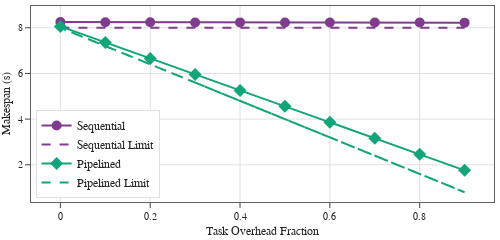
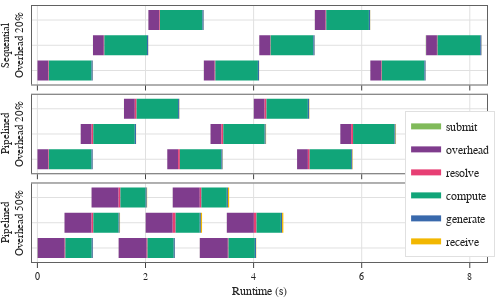

The cell these charts' notebook holds for them, in order:
### Markdown cell above
## Alderaan Testing Run

### Code cell
data = load_data(
    '../data/alderaan/0-task-pipelining/task-pipelining-2024-03-07-14-20-08',
)

trend_fig = create_trend_figure(data, dict(width=500, height=200))
timeline_fig = create_timeline_figure(data, dict(width=500, height=300))

trend_fig.show()
timeline_fig.show()

figure_dir = pathlib.Path('../figures/alderaan/')
figure_dir.mkdir(exist_ok=True)

trend_fig.write_image(figure_dir / '0-task-pipelining-trend.pdf')
timeline_fig.write_image(figure_dir / '0-task-pipelining-timeline.pdf')

### Figure 1 — Plotly figure (JSON) as saved in the notebook; plotly's stock layout.template omitted (floating-point values rounded to 4 significant figures)
{"data": [{"line": {"color": "rgb(127, 60, 141)"}, "marker": {"size": 10, "symbol": "circle"}, "mode": "lines+markers", "name": "Sequential", "type": "scatter", "x": [0, 0.8, 0.7, 0.4, 0.1, 0.5, 0.6, 0.2, 0.3, 0.9], "y": [8.25, 8.228, 8.228, 8.235, 8.242, 8.231, 8.228, 8.24, 8.234, 8.225]}, {"line": {"color": "rgb(127, 60, 141)", "dash": "dash"}, "mode": "lines", "name": "Sequential Limit", "type": "scatter", "x": [0, 0.8, 0.7, 0.4, 0.1, 0.5, 0.6, 0.2, 0.3, 0.9], "y": [8, 8, 8, 8, 8, 8, 8, 8, 8, 8]}, {"line": {"color": "rgb(17, 165, 121)"}, "marker": {"size": 10, "symbol": "diamond"}, "mode": "lines+markers", "name": "Pipelined", "type": "scatter", "x": [0.6, 0.8, 0.4, 0, 0.7, 0.9, 0.1, 0.2, 0.5, 0.3], "y": [3.868, 2.459, 5.258, 8.06, 3.158, 1.756, 7.359, 6.657, 4.568, 5.958]}, {"line": {"color": "rgb(17, 165, 121)", "dash": "dash"}, "mode": "lines", "name": "Pipelined Limit", "type": "scatter", "x": [0.6, 0.8, 0.4, 0, 0.7, 0.9, 0.1, 0.2, 0.5, 0.3], "y": [3.2, 1.6, 4.8, 8, 2.4, 0.8, 7.2, 6.4, 4, 5.6]}], "layout": {"height": 200, "legend": {"x": 0.01, "xanchor": "left", "y": 0.02, "yanchor": "bottom"}, "width": 500, "xaxis": {"autorange": true, "range": [-0.0655, 0.9655], "title": {"text": "Task Overhead Fraction"}, "type": "linear"}, "yaxis": {"autorange": true, "range": [0.3668, 9.031], "tickformat": ".0f", "title": {"text": "Makespan (s)"}, "type": "linear"}}}

### Figure 2 — Plotly figure (JSON) as saved in the notebook; plotly's stock layout.template omitted (floating-point values rounded to 4 significant figures)
{"data": [{"fill": "toself", "fillcolor": "rgb(128, 186, 90)", "hoverinfo": "name", "legendgroup": "rgb(128, 186, 90)", "mode": "none", "name": "submit", "showlegend": true, "type": "scatter", "x": [0, 0.001249, 0.001249, 0, 0, 1.027, 1.028, 1.028, 1.027, 1.027, 2.052, 2.054, 2.054, 2.052, 2.052, 3.078, 3.08, 3.08, 3.078, 3.078, 4.104, 4.105, 4.105, 4.104, 4.104, 5.132, 5.133, 5.133, 5.132, 5.132, 6.159, 6.16, 6.16, 6.159, 6.159, 7.186, 7.192, 7.192, 7.186], "xaxis": "x", "y": [1.6, 1.6, 2.4, 2.4, null, 0.6, 0.6, 1.4, 1.4, null, -0.4, -0.4, 0.4, 0.4, null, 1.6, 1.6, 2.4, 2.4, null, 0.6, 0.6, 1.4, 1.4, null, -0.4, -0.4, 0.4, 0.4, null, 1.6, 1.6, 2.4, 2.4, null, 0.6, 0.6, 1.4, 1.4], "yaxis": "y"}, {"fill": "toself", "fillcolor": "rgb(127, 60, 141)", "hoverinfo": "name", "legendgroup": "rgb(127, 60, 141)", "mode": "none", "name": "overhead", "showlegend": true, "type": "scatter", "x": [0.001249, 0.2013, 0.2013, 0.001249, 0.001249, 1.028, 1.228, 1.228, 1.028, 1.028, 2.054, 2.254, 2.254, 2.054, 2.054, 3.08, 3.28, 3.28, 3.08, 3.08, 4.105, 4.305, 4.305, 4.105, 4.105, 5.133, 5.333, 5.333, 5.133, 5.133, 6.16, 6.36, 6.36, 6.16, 6.16, 7.192, 7.392, 7.392, 7.192], "xaxis": "x", "y": [1.6, 1.6, 2.4, 2.4, null, 0.6, 0.6, 1.4, 1.4, null, -0.4, -0.4, 0.4, 0.4, null, 1.6, 1.6, 2.4, 2.4, null, 0.6, 0.6, 1.4, 1.4, null, -0.4, -0.4, 0.4, 0.4, null, 1.6, 1.6, 2.4, 2.4, null, 0.6, 0.6, 1.4, 1.4], "yaxis": "y"}, {"fill": "toself", "fillcolor": "rgb(231, 63, 116)", "hoverinfo": "name", "legendgroup": "rgb(231, 63, 116)", "mode": "none", "name": "resolve", "showlegend": true, "type": "scatter", "x": [0.2013, 0.2121, 0.2121, 0.2013, 0.2013, 1.228, 1.239, 1.239, 1.228, 1.228, 2.254, 2.267, 2.267, 2.254, 2.254, 3.28, 3.293, 3.293, 3.28, 3.28, 4.305, 4.315, 4.315, 4.305, 4.305, 5.333, 5.345, 5.345, 5.333, 5.333, 6.36, 6.372, 6.372, 6.36, 6.36, 7.392, 7.404, 7.404, 7.392], "xaxis": "x", "y": [1.6, 1.6, 2.4, 2.4, null, 0.6, 0.6, 1.4, 1.4, null, -0.4, -0.4, 0.4, 0.4, null, 1.6, 1.6, 2.4, 2.4, null, 0.6, 0.6, 1.4, 1.4, null, -0.4, -0.4, 0.4, 0.4, null, 1.6, 1.6, 2.4, 2.4, null, 0.6, 0.6, 1.4, 1.4], "yaxis": "y"}, {"fill": "toself", "fillcolor": "rgb(17, 165, 121)", "hoverinfo": "name", "legendgroup": "rgb(17, 165, 121)", "mode": "none", "name": "compute", "showlegend": true, "type": "scatter", "x": [0.2121, 1.001, 1.001, 0.2121, 0.2121, 1.239, 2.028, 2.028, 1.239, 1.239, 2.267, 3.054, 3.054, 2.267, 2.267, 3.293, 4.08, 4.08, 3.293, 3.293, 4.315, 5.105, 5.105, 4.315, 4.315, 5.345, 6.133, 6.133, 5.345, 5.345, 6.372, 7.16, 7.16, 6.372, 6.372, 7.404, 8.192, 8.192, 7.404], "xaxis": "x", "y": [1.6, 1.6, 2.4, 2.4, null, 0.6, 0.6, 1.4, 1.4, null, -0.4, -0.4, 0.4, 0.4, null, 1.6, 1.6, 2.4, 2.4, null, 0.6, 0.6, 1.4, 1.4, null, -0.4, -0.4, 0.4, 0.4, null, 1.6, 1.6, 2.4, 2.4, null, 0.6, 0.6, 1.4, 1.4], "yaxis": "y"}, {"fill": "toself", "fillcolor": "rgb(57, 105, 172)", "hoverinfo": "name", "legendgroup": "rgb(57, 105, 172)", "mode": "none", "name": "generate", "showlegend": true, "type": "scatter", "x": [1.001, 1.024, 1.024, 1.001, 1.001, 2.028, 2.05, 2.05, 2.028, 2.028, 3.054, 3.076, 3.076, 3.054, 3.054, 4.08, 4.101, 4.101, 4.08, 4.08, 5.105, 5.129, 5.129, 5.105, 5.105, 6.133, 6.156, 6.156, 6.133, 6.133, 7.16, 7.183, 7.183, 7.16, 7.16, 8.192, 8.216, 8.216, 8.192], "xaxis": "x", "y": [1.6, 1.6, 2.4, 2.4, null, 0.6, 0.6, 1.4, 1.4, null, -0.4, -0.4, 0.4, 0.4, null, 1.6, 1.6, 2.4, 2.4, null, 0.6, 0.6, 1.4, 1.4, null, -0.4, -0.4, 0.4, 0.4, null, 1.6, 1.6, 2.4, 2.4, null, 0.6, 0.6, 1.4, 1.4], "yaxis": "y"}, {"fill": "toself", "fillcolor": "rgb(242, 183, 1)", "hoverinfo": "name", "legendgroup": "rgb(242, 183, 1)", "mode": "none", "name": "receive", "showlegend": true, "type": "scatter", "x": [1.024, 1.026, 1.026, 1.024, 1.024, 2.05, 2.052, 2.052, 2.05, 2.05, 3.076, 3.078, 3.078, 3.076, 3.076, 4.101, 4.103, 4.103, 4.101, 4.101, 5.129, 5.132, 5.132, 5.129, 5.129, 6.156, 6.158, 6.158, 6.156, 6.156, 7.183, 7.185, 7.185, 7.183, 7.183, 8.216, 8.218, 8.218, 8.216], "xaxis": "x", "y": [1.6, 1.6, 2.4, 2.4, null, 0.6, 0.6, 1.4, 1.4, null, -0.4, -0.4, 0.4, 0.4, null, 1.6, 1.6, 2.4, 2.4, null, 0.6, 0.6, 1.4, 1.4, null, -0.4, -0.4, 0.4, 0.4, null, 1.6, 1.6, 2.4, 2.4, null, 0.6, 0.6, 1.4, 1.4], "yaxis": "y"}, {"legendgroup": "rgb(127, 60, 141)", "marker": {"color": "rgb(127, 60, 141)", "opacity": 0, "size": 1}, "mode": "markers", "name": "", "showlegend": false, "text": [null, null, null, null, null, null, null, null, null, null, null, null, null, null, null, null], "type": "scatter", "x": [0.001249, 0.2013, 1.028, 1.228, 2.054, 2.254, 3.08, 3.28, 4.105, 4.305, 5.133, 5.333, 6.16, 6.36, 7.192, 7.392], "xaxis": "x", "y": [2, 2, 1, 1, 0, 0, 2, 2, 1, 1, 0, 0, 2, 2, 1, 1], "yaxis": "y"}, {"legendgroup": "rgb(128, 186, 90)", "marker": {"color": "rgb(128, 186, 90)", "opacity": 0, "size": 1}, "mode": "markers", "name": "", "showlegend": false, "text": [null, null, null, null, null, null, null, null, null, null, null, null, null, null, null, null], "type": "scatter", "x": [0, 0.001249, 1.027, 1.028, 2.052, 2.054, 3.078, 3.08, 4.104, 4.105, 5.132, 5.133, 6.159, 6.16, 7.186, 7.192], "xaxis": "x", "y": [2, 2, 1, 1, 0, 0, 2, 2, 1, 1, 0, 0, 2, 2, 1, 1], "yaxis": "y"}, {"legendgroup": "rgb(17, 165, 121)", "marker": {"color": "rgb(17, 165, 121)", "opacity": 0, "size": 1}, "mode": "markers", "name": "", "showlegend": false, "text": [null, null, null, null, null, null, null, null, null, null, null, null, null, null, null, null], "type": "scatter", "x": [0.2121, 1.001, 1.239, 2.028, 2.267, 3.054, 3.293, 4.08, 4.315, 5.105, 5.345, 6.133, 6.372, 7.16, 7.404, 8.192], "xaxis": "x", "y": [2, 2, 1, 1, 0, 0, 2, 2, 1, 1, 0, 0, 2, 2, 1, 1], "yaxis": "y"}, {"legendgroup": "rgb(231, 63, 116)", "marker": {"color": "rgb(231, 63, 116)", "opacity": 0, "size": 1}, "mode": "markers", "name": "", "showlegend": false, "text": [null, null, null, null, null, null, null, null, null, null, null, null, null, null, null, null], "type": "scatter", "x": [0.2013, 0.2121, 1.228, 1.239, 2.254, 2.267, 3.28, 3.293, 4.305, 4.315, 5.333, 5.345, 6.36, 6.372, 7.392, 7.404], "xaxis": "x", "y": [2, 2, 1, 1, 0, 0, 2, 2, 1, 1, 0, 0, 2, 2, 1, 1], "yaxis": "y"}, {"legendgroup": "rgb(242, 183, 1)", "marker": {"color": "rgb(242, 183, 1)", "opacity": 0, "size": 1}, "mode": "markers", "name": "", "showlegend": false, "text": [null, null, null, null, null, null, null, null, null, null, null, null, null, null, null, null], "type": "scatter", "x": [1.024, 1.026, 2.05, 2.052, 3.076, 3.078, 4.101, 4.103, 5.129, 5.132, 6.156, 6.158, 7.183, 7.185, 8.216, 8.218], "xaxis": "x", "y": [2, 2, 1, 1, 0, 0, 2, 2, 1, 1, 0, 0, 2, 2, 1, 1], "yaxis": "y"}, {"legendgroup": "rgb(57, 105, 172)", "marker": {"color": "rgb(57, 105, 172)", "opacity": 0, "size": 1}, "mode": "markers", "name": "", "showlegend": false, "text": [null, null, null, null, null, null, null, null, null, null, null, null, null, null, null, null], "type": "scatter", "x": [1.001, 1.024, 2.028, 2.05, 3.054, 3.076, 4.08, 4.101, 5.105, 5.129, 6.133, 6.156, 7.16, 7.183, 8.192, 8.216], "xaxis": "x", "y": [2, 2, 1, 1, 0, 0, 2, 2, 1, 1, 0, 0, 2, 2, 1, 1], "yaxis": "y"}, {"fill": "toself", "fillcolor": "rgb(128, 186, 90)", "hoverinfo": "name", "legendgroup": "rgb(128, 186, 90)", "mode": "none", "name": "submit", "showlegend": false, "type": "scatter", "x": [0, 0.001191, 0.001191, 0, 0, 0.8006, 0.8017, 0.8017, 0.8006, 0.8006, 1.601, 1.602, 1.602, 1.601, 1.601, 2.402, 2.403, 2.403, 2.402, 2.402, 3.202, 3.203, 3.203, 3.202, 3.202, 4.003, 4.004, 4.004, 4.003, 4.003, 4.803, 4.804, 4.804, 4.803, 4.803, 5.604, 5.605, 5.605, 5.604], "xaxis": "x2", "y": [1.6, 1.6, 2.4, 2.4, null, 0.6, 0.6, 1.4, 1.4, null, -0.4, -0.4, 0.4, 0.4, null, 1.6, 1.6, 2.4, 2.4, null, 0.6, 0.6, 1.4, 1.4, null, -0.4, -0.4, 0.4, 0.4, null, 1.6, 1.6, 2.4, 2.4, null, 0.6, 0.6, 1.4, 1.4], "yaxis": "y2"}, {"fill": "toself", "fillcolor": "rgb(127, 60, 141)", "hoverinfo": "name", "legendgroup": "rgb(127, 60, 141)", "mode": "none", "name": "overhead", "showlegend": false, "type": "scatter", "x": [0.001191, 0.2013, 0.2013, 0.001191, 0.001191, 0.8017, 1.002, 1.002, 0.8017, 0.8017, 1.602, 1.802, 1.802, 1.602, 1.602, 2.403, 2.603, 2.603, 2.403, 2.403, 3.203, 3.403, 3.403, 3.203, 3.203, 4.004, 4.204, 4.204, 4.004, 4.004, 4.804, 5.004, 5.004, 4.804, 4.804, 5.605, 5.805, 5.805, 5.605], "xaxis": "x2", "y": [1.6, 1.6, 2.4, 2.4, null, 0.6, 0.6, 1.4, 1.4, null, -0.4, -0.4, 0.4, 0.4, null, 1.6, 1.6, 2.4, 2.4, null, 0.6, 0.6, 1.4, 1.4, null, -0.4, -0.4, 0.4, 0.4, null, 1.6, 1.6, 2.4, 2.4, null, 0.6, 0.6, 1.4, 1.4], "yaxis": "y2"}, {"fill": "toself", "fillcolor": "rgb(231, 63, 116)", "hoverinfo": "name", "legendgroup": "rgb(231, 63, 116)", "mode": "none", "name": "resolve", "showlegend": false, "type": "scatter", "x": [0.2013, 0.2124, 0.2124, 0.2013, 0.2013, 1.002, 1.034, 1.034, 1.002, 1.002, 1.802, 1.836, 1.836, 1.802, 1.802, 2.603, 2.636, 2.636, 2.603, 2.603, 3.403, 3.44, 3.44, 3.403, 3.403, 4.204, 4.239, 4.239, 4.204, 4.204, 5.004, 5.038, 5.038, 5.004, 5.004, 5.805, 5.841, 5.841, 5.805], "xaxis": "x2", "y": [1.6, 1.6, 2.4, 2.4, null, 0.6, 0.6, 1.4, 1.4, null, -0.4, -0.4, 0.4, 0.4, null, 1.6, 1.6, 2.4, 2.4, null, 0.6, 0.6, 1.4, 1.4, null, -0.4, -0.4, 0.4, 0.4, null, 1.6, 1.6, 2.4, 2.4, null, 0.6, 0.6, 1.4, 1.4], "yaxis": "y2"}, {"fill": "toself", "fillcolor": "rgb(17, 165, 121)", "hoverinfo": "name", "legendgroup": "rgb(17, 165, 121)", "mode": "none", "name": "compute", "showlegend": false, "type": "scatter", "x": [0.2124, 1.001, 1.001, 0.2124, 0.2124, 1.034, 1.802, 1.802, 1.034, 1.034, 1.836, 2.602, 2.602, 1.836, 1.836, 2.636, 3.403, 3.403, 2.636, 2.636, 3.44, 4.204, 4.204, 3.44, 3.44, 4.239, 5.004, 5.004, 4.239, 4.239, 5.038, 5.805, 5.805, 5.038, 5.038, 5.841, 6.605, 6.605, 5.841], "xaxis": "x2", "y": [1.6, 1.6, 2.4, 2.4, null, 0.6, 0.6, 1.4, 1.4, null, -0.4, -0.4, 0.4, 0.4, null, 1.6, 1.6, 2.4, 2.4, null, 0.6, 0.6, 1.4, 1.4, null, -0.4, -0.4, 0.4, 0.4, null, 1.6, 1.6, 2.4, 2.4, null, 0.6, 0.6, 1.4, 1.4], "yaxis": "y2"}, {"fill": "toself", "fillcolor": "rgb(57, 105, 172)", "hoverinfo": "name", "legendgroup": "rgb(57, 105, 172)", "mode": "none", "name": "generate", "showlegend": false, "type": "scatter", "x": [1.001, 1.024, 1.024, 1.001, 1.001, 1.802, 1.825, 1.825, 1.802, 1.802, 2.602, 2.625, 2.625, 2.602, 2.602, 3.403, 3.426, 3.426, 3.403, 3.403, 4.204, 4.225, 4.225, 4.204, 4.204, 5.004, 5.027, 5.027, 5.004, 5.004, 5.805, 5.826, 5.826, 5.805, 5.805, 6.605, 6.628, 6.628, 6.605], "xaxis": "x2", "y": [1.6, 1.6, 2.4, 2.4, null, 0.6, 0.6, 1.4, 1.4, null, -0.4, -0.4, 0.4, 0.4, null, 1.6, 1.6, 2.4, 2.4, null, 0.6, 0.6, 1.4, 1.4, null, -0.4, -0.4, 0.4, 0.4, null, 1.6, 1.6, 2.4, 2.4, null, 0.6, 0.6, 1.4, 1.4], "yaxis": "y2"}, {"fill": "toself", "fillcolor": "rgb(242, 183, 1)", "hoverinfo": "name", "legendgroup": "rgb(242, 183, 1)", "mode": "none", "name": "receive", "showlegend": false, "type": "scatter", "x": [1.024, 1.026, 1.026, 1.024, 1.024, 1.825, 1.827, 1.827, 1.825, 1.825, 2.625, 2.628, 2.628, 2.625, 2.625, 3.426, 3.43, 3.43, 3.426, 3.426, 4.225, 4.231, 4.231, 4.225, 4.225, 5.027, 5.033, 5.033, 5.027, 5.027, 5.826, 5.834, 5.834, 5.826, 5.826, 6.628, 6.636, 6.636, 6.628], "xaxis": "x2", "y": [1.6, 1.6, 2.4, 2.4, null, 0.6, 0.6, 1.4, 1.4, null, -0.4, -0.4, 0.4, 0.4, null, 1.6, 1.6, 2.4, 2.4, null, 0.6, 0.6, 1.4, 1.4, null, -0.4, -0.4, 0.4, 0.4, null, 1.6, 1.6, 2.4, 2.4, null, 0.6, 0.6, 1.4, 1.4], "yaxis": "y2"}, {"legendgroup": "rgb(127, 60, 141)", "marker": {"color": "rgb(127, 60, 141)", "opacity": 0, "size": 1}, "mode": "markers", "name": "", "showlegend": false, "text": [null, null, null, null, null, null, null, null, null, null, null, null, null, null, null, null], "type": "scatter", "x": [0.001191, 0.2013, 0.8017, 1.002, 1.602, 1.802, 2.403, 2.603, 3.203, 3.403, 4.004, 4.204, 4.804, 5.004, 5.605, 5.805], "xaxis": "x2", "y": [2, 2, 1, 1, 0, 0, 2, 2, 1, 1, 0, 0, 2, 2, 1, 1], "yaxis": "y2"}, {"legendgroup": "rgb(128, 186, 90)", "marker": {"color": "rgb(128, 186, 90)", "opacity": 0, "size": 1}, "mode": "markers", "name": "", "showlegend": false, "text": [null, null, null, null, null, null, null, null, null, null, null, null, null, null, null, null], "type": "scatter", "x": [0, 0.001191, 0.8006, 0.8017, 1.601, 1.602, 2.402, 2.403, 3.202, 3.203, 4.003, 4.004, 4.803, 4.804, 5.604, 5.605], "xaxis": "x2", "y": [2, 2, 1, 1, 0, 0, 2, 2, 1, 1, 0, 0, 2, 2, 1, 1], "yaxis": "y2"}, {"legendgroup": "rgb(17, 165, 121)", "marker": {"color": "rgb(17, 165, 121)", "opacity": 0, "size": 1}, "mode": "markers", "name": "", "showlegend": false, "text": [null, null, null, null, null, null, null, null, null, null, null, null, null, null, null, null], "type": "scatter", "x": [0.2124, 1.001, 1.034, 1.802, 1.836, 2.602, 2.636, 3.403, 3.44, 4.204, 4.239, 5.004, 5.038, 5.805, 5.841, 6.605], "xaxis": "x2", "y": [2, 2, 1, 1, 0, 0, 2, 2, 1, 1, 0, 0, 2, 2, 1, 1], "yaxis": "y2"}, {"legendgroup": "rgb(231, 63, 116)", "marker": {"color": "rgb(231, 63, 116)", "opacity": 0, "size": 1}, "mode": "markers", "name": "", "showlegend": false, "text": [null, null, null, null, null, null, null, null, null, null, null, null, null, null, null, null], "type": "scatter", "x": [0.2013, 0.2124, 1.002, 1.034, 1.802, 1.836, 2.603, 2.636, 3.403, 3.44, 4.204, 4.239, 5.004, 5.038, 5.805, 5.841], "xaxis": "x2", "y": [2, 2, 1, 1, 0, 0, 2, 2, 1, 1, 0, 0, 2, 2, 1, 1], "yaxis": "y2"}, {"legendgroup": "rgb(242, 183, 1)", "marker": {"color": "rgb(242, 183, 1)", "opacity": 0, "size": 1}, "mode": "markers", "name": "", "showlegend": false, "text": [null, null, null, null, null, null, null, null, null, null, null, null, null, null, null, null], "type": "scatter", "x": [1.024, 1.026, 1.825, 1.827, 2.625, 2.628, 3.426, 3.43, 4.225, 4.231, 5.027, 5.033, 5.826, 5.834, 6.628, 6.636], "xaxis": "x2", "y": [2, 2, 1, 1, 0, 0, 2, 2, 1, 1, 0, 0, 2, 2, 1, 1], "yaxis": "y2"}, {"legendgroup": "rgb(57, 105, 172)", "marker": {"color": "rgb(57, 105, 172)", "opacity": 0, "size": 1}, "mode": "markers", "name": "", "showlegend": false, "text": [null, null, null, null, null, null, null, null, null, null, null, null, null, null, null, null], "type": "scatter", "x": [1.001, 1.024, 1.802, 1.825, 2.602, 2.625, 3.403, 3.426, 4.204, 4.225, 5.004, 5.027, 5.805, 5.826, 6.605, 6.628], "xaxis": "x2", "y": [2, 2, 1, 1, 0, 0, 2, 2, 1, 1, 0, 0, 2, 2, 1, 1], "yaxis": "y2"}, {"fill": "toself", "fillcolor": "rgb(128, 186, 90)", "hoverinfo": "name", "legendgroup": "rgb(128, 186, 90)", "mode": "none", "name": "submit", "showlegend": false, "type": "scatter", "x": [0, 0.004463, 0.004463, 0, 0, 0.5004, 0.5015, 0.5015, 0.5004, 0.5004, 1.001, 1.002, 1.002, 1.001, 1.001, 1.501, 1.503, 1.503, 1.501, 1.501, 2.002, 2.003, 2.003, 2.002, 2.002, 2.503, 2.504, 2.504, 2.503, 2.503, 3.003, 3.005, 3.005, 3.003, 3.003, 3.504, 3.505, 3.505, 3.504], "xaxis": "x3", "y": [1.6, 1.6, 2.4, 2.4, null, 0.6, 0.6, 1.4, 1.4, null, -0.4, -0.4, 0.4, 0.4, null, 1.6, 1.6, 2.4, 2.4, null, 0.6, 0.6, 1.4, 1.4, null, -0.4, -0.4, 0.4, 0.4, null, 1.6, 1.6, 2.4, 2.4, null, 0.6, 0.6, 1.4, 1.4], "yaxis": "y3"}, {"fill": "toself", "fillcolor": "rgb(127, 60, 141)", "hoverinfo": "name", "legendgroup": "rgb(127, 60, 141)", "mode": "none", "name": "overhead", "showlegend": false, "type": "scatter", "x": [0.004463, 0.5045, 0.5045, 0.004463, 0.004463, 0.5015, 1.002, 1.002, 0.5015, 0.5015, 1.002, 1.502, 1.502, 1.002, 1.002, 1.503, 2.022, 2.022, 1.503, 1.503, 2.003, 2.503, 2.503, 2.003, 2.003, 2.504, 3.004, 3.004, 2.504, 2.504, 3.005, 3.523, 3.523, 3.005, 3.005, 3.505, 4.005, 4.005, 3.505], "xaxis": "x3", "y": [1.6, 1.6, 2.4, 2.4, null, 0.6, 0.6, 1.4, 1.4, null, -0.4, -0.4, 0.4, 0.4, null, 1.6, 1.6, 2.4, 2.4, null, 0.6, 0.6, 1.4, 1.4, null, -0.4, -0.4, 0.4, 0.4, null, 1.6, 1.6, 2.4, 2.4, null, 0.6, 0.6, 1.4, 1.4], "yaxis": "y3"}, {"fill": "toself", "fillcolor": "rgb(231, 63, 116)", "hoverinfo": "name", "legendgroup": "rgb(231, 63, 116)", "mode": "none", "name": "resolve", "showlegend": false, "type": "scatter", "x": [0.5045, 0.5178, 0.5178, 0.5045, 0.5045, 1.002, 1.035, 1.035, 1.002, 1.002, 1.502, 1.536, 1.536, 1.502, 1.502, 2.022, 2.038, 2.038, 2.022, 2.022, 2.503, 2.557, 2.557, 2.503, 2.503, 3.004, 3.034, 3.034, 3.004, 3.004, 3.523, 3.536, 3.536, 3.523, 3.523, 4.005, 4.054, 4.054, 4.005], "xaxis": "x3", "y": [1.6, 1.6, 2.4, 2.4, null, 0.6, 0.6, 1.4, 1.4, null, -0.4, -0.4, 0.4, 0.4, null, 1.6, 1.6, 2.4, 2.4, null, 0.6, 0.6, 1.4, 1.4, null, -0.4, -0.4, 0.4, 0.4, null, 1.6, 1.6, 2.4, 2.4, null, 0.6, 0.6, 1.4, 1.4], "yaxis": "y3"}, {"fill": "toself", "fillcolor": "rgb(17, 165, 121)", "hoverinfo": "name", "legendgroup": "rgb(17, 165, 121)", "mode": "none", "name": "compute", "showlegend": false, "type": "scatter", "x": [0.5178, 1.005, 1.005, 0.5178, 0.5178, 1.035, 1.502, 1.502, 1.035, 1.035, 1.536, 2.002, 2.002, 1.536, 1.536, 2.038, 2.522, 2.522, 2.038, 2.038, 2.557, 3.004, 3.004, 2.557, 2.557, 3.034, 3.504, 3.504, 3.034, 3.034, 3.536, 4.023, 4.023, 3.536, 3.536, 4.054, 4.505, 4.505, 4.054], "xaxis": "x3", "y": [1.6, 1.6, 2.4, 2.4, null, 0.6, 0.6, 1.4, 1.4, null, -0.4, -0.4, 0.4, 0.4, null, 1.6, 1.6, 2.4, 2.4, null, 0.6, 0.6, 1.4, 1.4, null, -0.4, -0.4, 0.4, 0.4, null, 1.6, 1.6, 2.4, 2.4, null, 0.6, 0.6, 1.4, 1.4], "yaxis": "y3"}, {"fill": "toself", "fillcolor": "rgb(57, 105, 172)", "hoverinfo": "name", "legendgroup": "rgb(57, 105, 172)", "mode": "none", "name": "generate", "showlegend": false, "type": "scatter", "x": [1.005, 1.026, 1.026, 1.005, 1.005, 1.502, 1.523, 1.523, 1.502, 1.502, 2.002, 2.024, 2.024, 2.002, 2.002, 2.522, 2.543, 2.543, 2.522, 2.522, 3.004, 3.024, 3.024, 3.004, 3.004, 3.504, 3.525, 3.525, 3.504, 3.504, 4.023, 4.045, 4.045, 4.023, 4.023, 4.505, 4.527, 4.527, 4.505], "xaxis": "x3", "y": [1.6, 1.6, 2.4, 2.4, null, 0.6, 0.6, 1.4, 1.4, null, -0.4, -0.4, 0.4, 0.4, null, 1.6, 1.6, 2.4, 2.4, null, 0.6, 0.6, 1.4, 1.4, null, -0.4, -0.4, 0.4, 0.4, null, 1.6, 1.6, 2.4, 2.4, null, 0.6, 0.6, 1.4, 1.4], "yaxis": "y3"}, {"fill": "toself", "fillcolor": "rgb(242, 183, 1)", "hoverinfo": "name", "legendgroup": "rgb(242, 183, 1)", "mode": "none", "name": "receive", "showlegend": false, "type": "scatter", "x": [1.026, 1.027, 1.027, 1.026, 1.026, 1.523, 1.529, 1.529, 1.523, 1.523, 2.024, 2.03, 2.03, 2.024, 2.024, 2.543, 2.545, 2.545, 2.543, 2.543, 3.024, 3.046, 3.046, 3.024, 3.024, 3.525, 3.548, 3.548, 3.525, 3.525, 4.045, 4.049, 4.049, 4.045, 4.045, 4.527, 4.55, 4.55, 4.527], "xaxis": "x3", "y": [1.6, 1.6, 2.4, 2.4, null, 0.6, 0.6, 1.4, 1.4, null, -0.4, -0.4, 0.4, 0.4, null, 1.6, 1.6, 2.4, 2.4, null, 0.6, 0.6, 1.4, 1.4, null, -0.4, -0.4, 0.4, 0.4, null, 1.6, 1.6, 2.4, 2.4, null, 0.6, 0.6, 1.4, 1.4], "yaxis": "y3"}, {"legendgroup": "rgb(127, 60, 141)", "marker": {"color": "rgb(127, 60, 141)", "opacity": 0, "size": 1}, "mode": "markers", "name": "", "showlegend": false, "text": [null, null, null, null, null, null, null, null, null, null, null, null, null, null, null, null], "type": "scatter", "x": [0.004463, 0.5045, 0.5015, 1.002, 1.002, 1.502, 1.503, 2.022, 2.003, 2.503, 2.504, 3.004, 3.005, 3.523, 3.505, 4.005], "xaxis": "x3", "y": [2, 2, 1, 1, 0, 0, 2, 2, 1, 1, 0, 0, 2, 2, 1, 1], "yaxis": "y3"}, {"legendgroup": "rgb(128, 186, 90)", "marker": {"color": "rgb(128, 186, 90)", "opacity": 0, "size": 1}, "mode": "markers", "name": "", "showlegend": false, "text": [null, null, null, null, null, null, null, null, null, null, null, null, null, null, null, null], "type": "scatter", "x": [0, 0.004463, 0.5004, 0.5015, 1.001, 1.002, 1.501, 1.503, 2.002, 2.003, 2.503, 2.504, 3.003, 3.005, 3.504, 3.505], "xaxis": "x3", "y": [2, 2, 1, 1, 0, 0, 2, 2, 1, 1, 0, 0, 2, 2, 1, 1], "yaxis": "y3"}, {"legendgroup": "rgb(17, 165, 121)", "marker": {"color": "rgb(17, 165, 121)", "opacity": 0, "size": 1}, "mode": "markers", "name": "", "showlegend": false, "text": [null, null, null, null, null, null, null, null, null, null, null, null, null, null, null, null], "type": "scatter", "x": [0.5178, 1.005, 1.035, 1.502, 1.536, 2.002, 2.038, 2.522, 2.557, 3.004, 3.034, 3.504, 3.536, 4.023, 4.054, 4.505], "xaxis": "x3", "y": [2, 2, 1, 1, 0, 0, 2, 2, 1, 1, 0, 0, 2, 2, 1, 1], "yaxis": "y3"}, {"legendgroup": "rgb(231, 63, 116)", "marker": {"color": "rgb(231, 63, 116)", "opacity": 0, "size": 1}, "mode": "markers", "name": "", "showlegend": false, "text": [null, null, null, null, null, null, null, null, null, null, null, null, null, null, null, null], "type": "scatter", "x": [0.5045, 0.5178, 1.002, 1.035, 1.502, 1.536, 2.022, 2.038, 2.503, 2.557, 3.004, 3.034, 3.523, 3.536, 4.005, 4.054], "xaxis": "x3", "y": [2, 2, 1, 1, 0, 0, 2, 2, 1, 1, 0, 0, 2, 2, 1, 1], "yaxis": "y3"}, {"legendgroup": "rgb(242, 183, 1)", "marker": {"color": "rgb(242, 183, 1)", "opacity": 0, "size": 1}, "mode": "markers", "name": "", "showlegend": false, "text": [null, null, null, null, null, null, null, null, null, null, null, null, null, null, null, null], "type": "scatter", "x": [1.026, 1.027, 1.523, 1.529, 2.024, 2.03, 2.543, 2.545, 3.024, 3.046, 3.525, 3.548, 4.045, 4.049, 4.527, 4.55], "xaxis": "x3", "y": [2, 2, 1, 1, 0, 0, 2, 2, 1, 1, 0, 0, 2, 2, 1, 1], "yaxis": "y3"}, {"legendgroup": "rgb(57, 105, 172)", "marker": {"color": "rgb(57, 105, 172)", "opacity": 0, "size": 1}, "mode": "markers", "name": "", "showlegend": false, "text": [null, null, null, null, null, null, null, null, null, null, null, null, null, null, null, null], "type": "scatter", "x": [1.005, 1.026, 1.502, 1.523, 2.002, 2.024, 2.522, 2.543, 3.004, 3.024, 3.504, 3.525, 4.023, 4.045, 4.505, 4.527], "xaxis": "x3", "y": [2, 2, 1, 1, 0, 0, 2, 2, 1, 1, 0, 0, 2, 2, 1, 1], "yaxis": "y3"}], "layout": {"height": 300, "legend": {"tracegroupgap": 4, "x": 0.82, "xanchor": "left", "y": 0.02, "yanchor": "bottom"}, "width": 500, "xaxis": {"anchor": "y", "domain": [0, 1], "matches": "x3", "showticklabels": false, "type": "linear"}, "xaxis2": {"anchor": "y2", "domain": [0, 1], "matches": "x3", "showticklabels": false, "type": "linear"}, "xaxis3": {"anchor": "y3", "domain": [0, 1], "range": [-0.1, 8.318], "title": {"text": "Runtime (s)"}, "type": "linear"}, "yaxis": {"anchor": "x", "autorange": true, "domain": [0.6933, 1], "range": [2.556, -0.5556], "showticklabels": false, "ticks": "", "title": {"font": {"size": 11}, "text": "Sequential<br>Overhead 20%"}, "type": "linear"}, "yaxis2": {"anchor": "x2", "autorange": true, "domain": [0.3467, 0.6533], "range": [2.556, -0.5556], "showticklabels": false, "ticks": "", "title": {"font": {"size": 11}, "text": "Pipelined<br>Overhead 20%"}, "type": "linear"}, "yaxis3": {"anchor": "x3", "autorange": true, "domain": [0, 0.3067], "range": [2.556, -0.5556], "showticklabels": false, "ticks": "", "title": {"font": {"size": 11}, "text": "Pipelined<br>Overhead 50%"}, "type": "linear"}}}
